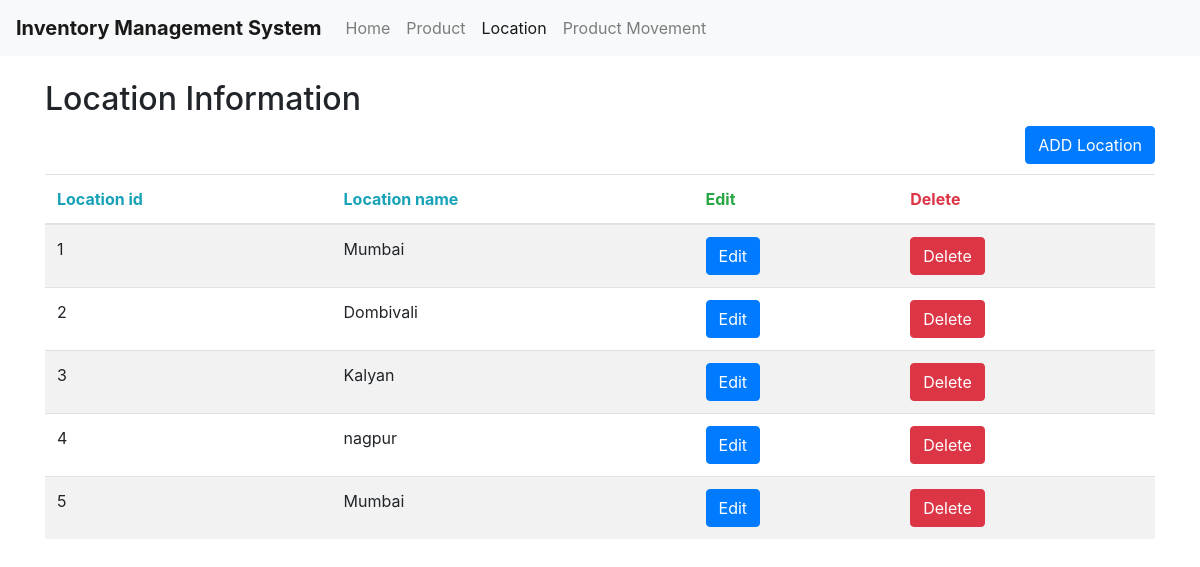
The app's page /Location, older data.
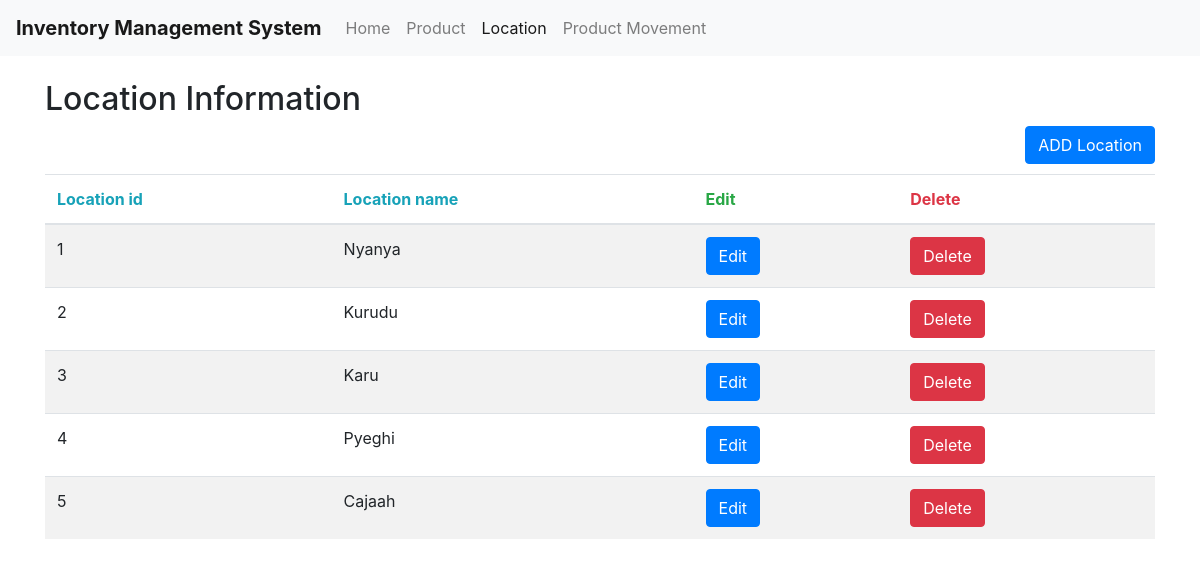
The same page, newer data.
### tables this page shows
CREATE TABLE locations (locationID INTEGER PRIMARY KEY, locationName TEXT);

### home.py (the view)
@app.route("/Location")
def Location():
   con = sql.connect("database.db")
   con.row_factory = sql.Row
   cur = con.cursor()
   cur.execute("select * from locations")
   rows = cur.fetchall();
   return  render_template('Location.html',rows = rows)

### templates/Location.html (shortened to what this page needs)
<!DOCTYPE html>
<html>
<head>
	<link rel="stylesheet" href="https://stackpath.bootstrapcdn.com/bootstrap/4.1.3/css/bootstrap.min.css">
</head>
<body>
				<nav class="navbar navbar-expand-lg navbar-light bg-light">
			  <a class="navbar-brand" href="#"><b>Inventory Management System</b></a>
			  <div class="collapse navbar-collapse" id="navbarNavAltMarkup">
			    <div class="navbar-nav">
			      <a class="nav-item nav-link" href="/home">Home</a>
			      <a class="nav-item nav-link " href="/Product">Product </a>
			      <a class="nav-item nav-link active" href="/Location">Location	<span class="sr-only">(current)</span></a>
			      <a class="nav-item nav-link" href="/ProductMovement">Product Movement</a>
			    </div>
			  </div>
			</nav>
<div class="container">
  <h2>Location Information</h2>
<div class="float-md-right">
  <button type="button" class="btn btn-primary" data-toggle="modal" data-target="#exampleModal">ADD Location</button></div>
 </div>
  <table class="table table-striped">
    <thead>
      <tr>
        <th class="text-info">Location id</th>
        <th class="text-info">Location name</th>
        <th class="text-success">Edit</th>
        <th class="text-danger">Delete</th>
      </tr>
    </thead>
    <tbody>
     {% for row in rows %}
            <tr>
               <td>{{row["locationID"]}}</td>
               <td>{{row["locationName"]}}</td>
               <td>
                    <a><button class="btn btn-primary" OnClick='showModal({{row["locationID"]}},"{{row["locationName"]}}");'>Edit</button></a></td>
                       <td> <a href='deletelocation/{{row["locationID"]}}'><button class="btn btn-danger">Delete</button></a>
                     </td>
            </tr>
         {% endfor %}
    </tbody>
  </table>
</body>
</html>

Row changes from the older to the newer data that the page shows:
changed locations id 1: locationName "Mumbai" → "Nyanya"
changed locations id 2: locationName "Dombivali" → "Kurudu"
changed locations id 3: locationName "Kalyan" → "Karu"
changed locations id 4: locationName "nagpur" → "Pyeghi"
changed locations id 5: locationName "Mumbai" → "Cajaah"
